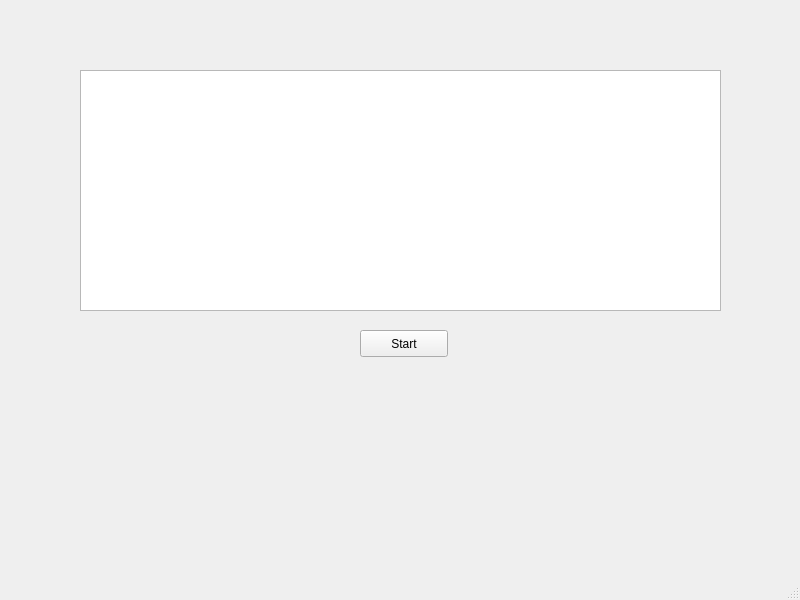
<?xml version="1.0" encoding="UTF-8"?>
<ui version="4.0">
 <class>stream</class>
 <widget class="QMainWindow" name="stream">
  <property name="geometry">
   <rect>
    <x>0</x>
    <y>0</y>
    <width>800</width>
    <height>600</height>
   </rect>
  </property>
  <property name="windowTitle">
   <string>MainWindow</string>
  </property>
  <widget class="QWidget" name="centralwidget">
   <widget class="QPushButton" name="convert_button">
    <property name="geometry">
     <rect>
      <x>360</x>
      <y>330</y>
      <width>88</width>
      <height>27</height>
     </rect>
    </property>
    <property name="text">
     <string>Start</string>
    </property>
   </widget>
   <widget class="QTextEdit" name="realtime_output">
    <property name="geometry">
     <rect>
      <x>80</x>
      <y>70</y>
      <width>641</width>
      <height>241</height>
     </rect>
    </property>
   </widget>
  </widget>
  <widget class="QStatusBar" name="statusbar"/>
 </widget>
 <resources/>
 <connections/>
</ui>
